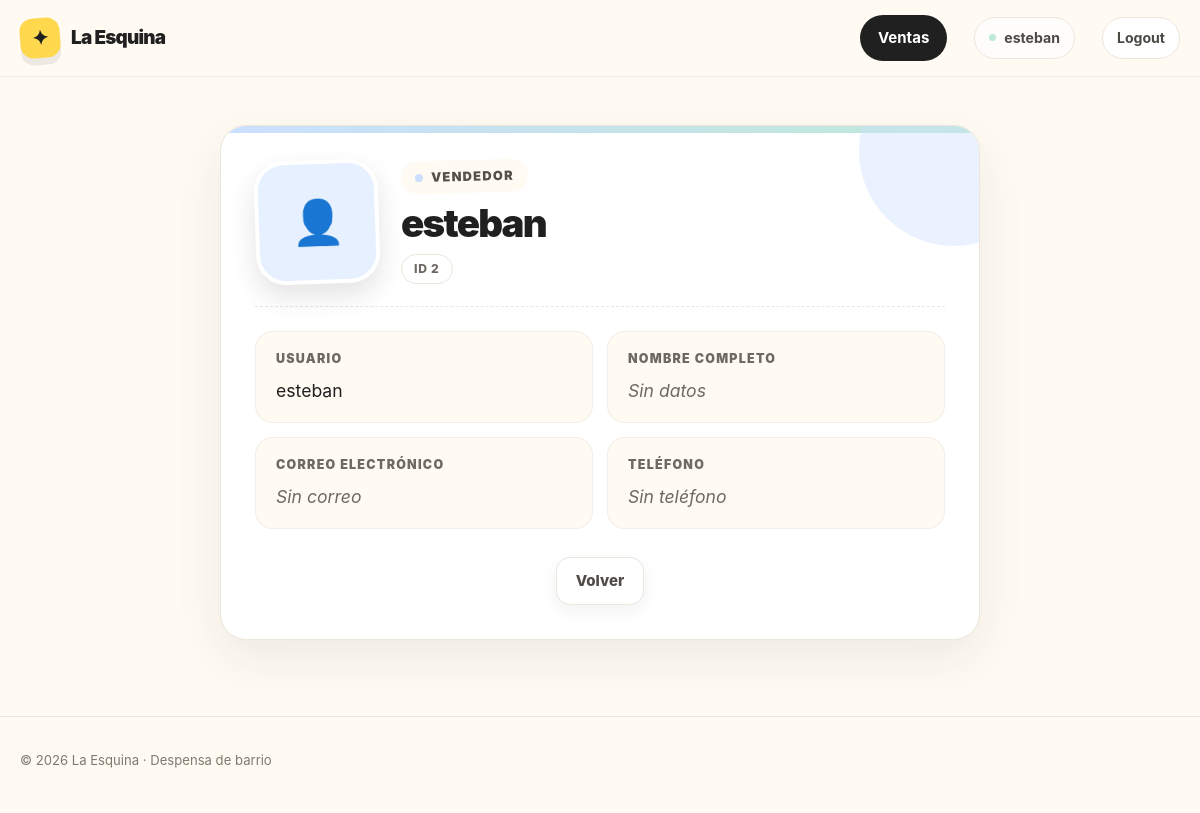
/ventas/vendedor/detail/2 (signed in), run on an earlier commit of the app's database.
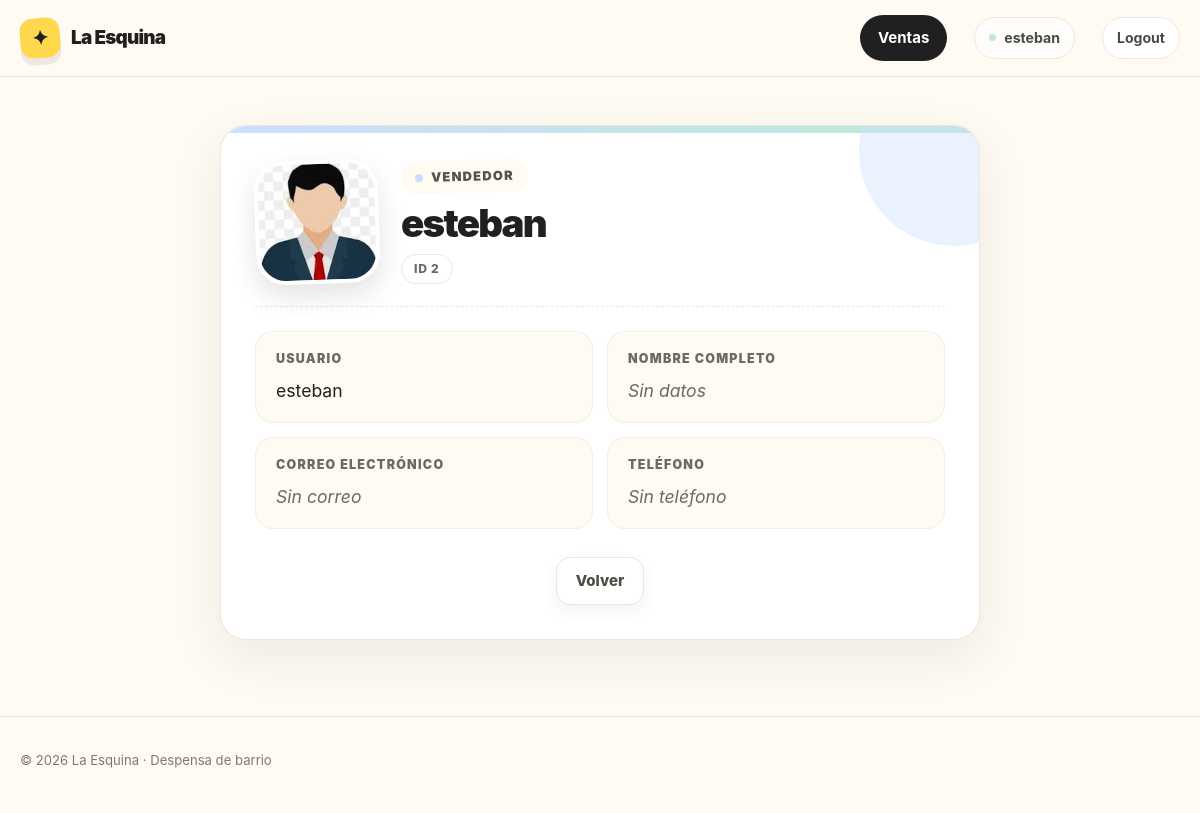
And on a later commit of the database.
### ventas/models/vendedor.py (models this page shows)
class Vendedor(models.Model):
    usuario = models.OneToOneField(
        settings.AUTH_USER_MODEL, on_delete=models.CASCADE, related_name="vendedor"
    )
    telefono = PhoneNumberField(blank=True)
    foto_perfil = models.ImageField(null=True, blank=True, upload_to="vendedores/perfiles/")
    def __str__(self) -> str:
        return self.usuario.get_full_name() or self.usuario.username
    class Meta:
        verbose_name = "Vendedor"
        verbose_name_plural = "Vendedores"

### ventas/views/vendedor.py (the view)
# urls.py: path("vendedor/detail/<int:pk>", VendedorDetail.as_view(), name="vendedor_detail"),
class VendedorDetail(StaffRequiredMixin, DetailView):
    model = Vendedor
    context_object_name = "vendedor"

### core/mixins.py (called while the page is built)
    def test_func(self) -> bool:
        return bool(self.request.user.is_staff)

### ventas/templates/ventas/vendedor_detail.html
{% extends "core/base.html" %}
{% load static %}
{% block styles %}
    <link rel="stylesheet" href="{% static 'core/css/detail.css' %}" />
{% endblock styles %}
{% block content %}
    <div class="container section">
        <div class="detail-card detail-card--blue">
            <header class="detail-head detail-head--profile">
                <figure class="detail-avatar">
                    {% if vendedor.foto_perfil %}
                        <img src="{{ vendedor.foto_perfil.url }}"
                             alt="Foto de perfil de {{ vendedor }}" />
                    {% else %}
                        <span class="detail-avatar-fallback" aria-hidden="true">👤</span>
                    {% endif %}
                </figure>
                <div class="detail-head-text">
                    <span class="detail-kicker">Vendedor</span>
                    <h1 class="detail-title">{{ vendedor }}</h1>
                    <span class="detail-id">ID {{ vendedor.pk }}</span>
                </div>
            </header>
            <dl class="detail-fields">
                <div class="detail-field">
                    <dt class="detail-label">Usuario</dt>
                    <dd class="detail-value">
                        {{ vendedor.usuario.username }}
                    </dd>
                </div>
                <div class="detail-field">
                    <dt class="detail-label">Nombre completo</dt>
                    <dd class="detail-value
                               {% if not vendedor.usuario.get_full_name %}detail-value--empty{% endif %}">
                        {{ vendedor.usuario.get_full_name|default:"Sin datos" }}
                    </dd>
                </div>
                <div class="detail-field">
                    <dt class="detail-label">Correo electrónico</dt>
                    <dd class="detail-value
                               {% if not vendedor.usuario.email %}detail-value--empty{% endif %}">
                        {{ vendedor.usuario.email|default:"Sin correo" }}
                    </dd>
                </div>
                <div class="detail-field">
                    <dt class="detail-label">Teléfono</dt>
                    <dd class="detail-value
                               {% if not vendedor.telefono %}detail-value--empty{% endif %}">
                        {{ vendedor.telefono|default:"Sin teléfono" }}
                    </dd>
                </div>
            </dl>
            <div class="page-actions detail-actions">
                <a class="button button-secondary"
                   href="{% url 'ventas:vendedor_list' %}">Volver</a>
            </div>
        </div>
    </div>
{% endblock content %}

### core/templates/core/base.html (shortened to what this page needs)
{% load static %}
<!DOCTYPE html>
<html lang="es">
    <head>
        <link rel="stylesheet" href="{% static 'core/css/base.css' %}" />
        <link rel="stylesheet" href="{% static 'core/css/nav.css' %}" />
        <link rel="stylesheet" href="{% static 'core/css/components.css' %}" />
        <link rel="stylesheet" href="{% static 'core/css/footer.css' %}" />
        {% block styles %}
        {% endblock styles %}
    </head>
    <body>
        <header>
            {% block header %}
                {% include "core/partials/header.html" %}
            {% endblock header %}
        </header>
        <main>
            {% block content %}
            {% endblock content %}
        </main>
        <footer>
            {% include "core/partials/footer.html" %}
        </footer>
    </body>
</html>

### core/templates/core/partials/header.html (shortened to what this page needs)
<div class="nav">
    <div class="container nav-inner">
        <a href="/" class="brand" aria-label="La Esquina, inicio">
            <span class="brand-mark">✦</span>
            <span>La Esquina</span>
        </a>
        <nav class="nav-links" aria-label="Navegación principal">
            {% if user.is_authenticated %}
                <a href="{% url 'ventas:home' %}" class="nav-cta">Ventas</a>
                <span class="nav-user">{{ user.username }}</span>
                <form action="{% url 'core:logout' %}" method="post">
                    <button class="nav-logout" type="submit">Logout</button>
                </form>
            {% else %}
                <a href="{% url 'core:login' %}" class="nav-cta">Acceder</a>
            {% endif %}
        </nav>
    </div>
</div>

### core/templates/core/partials/footer.html
<div class="container footer-inner">
    <p class="footer-copy">© 2026 La Esquina · Despensa de barrio</p>
</div>

### core/static/core/css/base.css (style rules this page uses)
:root { --bg: #fffaf2; --surface: #fff; --ink: #202020; --muted: #6d6a64; --line: #ece6dc; --yellow: #ffd84d; --coral: #ff806f; --mint: #bfe9d7; --blue: #cbdfff; --pink: #ffd3df; --shadow: 0 18px 50px rgba(32, 32, 32, 0.08); }
* { box-sizing: border-box; margin: 0; padding: 0; }
html { scroll-behavior: smooth; }
body { font-family: Inter, ui-sans-serif, system-ui, -apple-system, BlinkMacSystemFont, "Segoe UI", sans-serif; background: var(--bg); color: var(--ink); line-height: 1.5; display: flex; flex-direction: column; min-height: 100vh; }
main { flex: 1 0 auto; }
a { color: inherit; text-decoration: none; }
.container { width: min(1160px, calc(100% - 40px)); margin: 0 auto; }

### core/static/core/css/nav.css (style rules this page uses)
.nav { position: sticky; top: 0; z-index: 20; background: rgba(255, 250, 242, 0.9); backdrop-filter: blur(14px); border-bottom: 1px solid rgba(236, 230, 220, 0.8); }
.nav-inner { min-height: 76px; display: flex; align-items: center; justify-content: space-between; gap: 24px; }
.brand { display: inline-flex; align-items: center; gap: 11px; font-weight: 900; font-size: 1.18rem; letter-spacing: -0.04em; }
.brand-mark { width: 40px; height: 40px; display: grid; place-items: center; border-radius: 13px; background: var(--yellow); transform: rotate(-5deg); font-size: 1.25rem; box-shadow: 0 7px 0 rgba(32, 32, 32, 0.08); }
.nav-links { display: flex; align-items: center; gap: 27px; color: #4b4944; font-size: 0.94rem; font-weight: 700; }
.nav-cta { padding: 12px 18px; border-radius: 999px; background: var(--ink); color: #fff; transition: transform 0.2s ease, background 0.2s ease; }
.nav-links .nav-cta, .nav-links .nav-cta:hover { color: #fff; }
.nav-user { display: inline-flex; align-items: center; gap: 8px; padding: 9px 14px; border: 1px solid var(--line); border-radius: 999px; background: rgba(255, 255, 255, 0.72); color: #4b4944; font-size: 0.88rem; font-weight: 750; }
.nav-user::before { width: 7px; height: 7px; border-radius: 50%; background: var(--mint); content: ""; }
.nav-links form { display: flex; }
.nav-logout { padding: 9px 14px; border: 1px solid var(--line); border-radius: 999px; background: var(--surface); color: #4b4944; font: inherit; font-size: 0.88rem; font-weight: 750; cursor: pointer; transition: transform 0.2s ease, box-shadow 0.2s ease, border-color 0.2s ease; }

### core/static/core/css/components.css (style rules this page uses)
.button { display: inline-flex; align-items: center; justify-content: center; gap: 9px; min-height: 48px; padding: 0 19px; border-radius: 14px; border: 1px solid transparent; font-size: 0.94rem; font-weight: 850; transition: transform 0.2s ease, box-shadow 0.2s ease; }
.button-secondary { background: var(--surface); border-color: var(--line); color: #4f4c46; box-shadow: 0 6px 16px rgba(32, 32, 32, 0.06); }
.page-actions { display: flex; justify-content: center; gap: 12px; }
.section { padding: 48px 0; }

### core/static/core/css/footer.css (style rules this page uses)
footer { padding: 34px 0 42px; border-top: 1px solid var(--line); margin-top: auto; }
.footer-inner { display: flex; justify-content: space-between; align-items: center; gap: 18px; }
.footer-copy { color: #807970; font-size: 0.82rem; }

What changed in the data, as far as the page shows it:
changed Vendedor "Sin teléfono": foto_perfil: picture added
